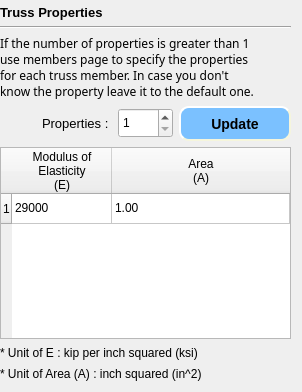
         <widget class="QWidget" name="page_properties">
          <layout class="QGridLayout" name="gridLayout_6">
           <property name="leftMargin">
            <number>0</number>
           </property>
           <property name="topMargin">
            <number>5</number>
           </property>
           <item row="3" column="1">
            <widget class="QSpinBox" name="spinBox_property">
             <property name="minimumSize">
              <size>
               <width>55</width>
               <height>30</height>
              </size>
             </property>
             <property name="maximumSize">
              <size>
               <width>50</width>
               <height>16777215</height>
              </size>
             </property>
             <property name="buttonSymbols">
              <enum>QAbstractSpinBox::UpDownArrows</enum>
             </property>
             <property name="minimum">
              <number>1</number>
             </property>
             <property name="maximum">
              <number>1000</number>
             </property>
             <property name="value">
              <number>1</number>
             </property>
            </widget>
           </item>
           <item row="3" column="0">
            <widget class="QLabel" name="label_12">
             <property name="font">
              <font>
               <pointsize>10</pointsize>
              </font>
             </property>
             <property name="text">
              <string>Properties : </string>
             </property>
             <property name="alignment">
              <set>Qt::AlignRight|Qt::AlignTrailing|Qt::AlignVCenter</set>
             </property>
            </widget>
           </item>
           <item row="6" column="0" colspan="3">
            <widget class="QLabel" name="label">
             <property name="font">
              <font>
               <pointsize>9</pointsize>
              </font>
             </property>
             <property name="text">
              <string>* Unit of Area (A) : inch squared (in^2)</string>
             </property>
            </widget>
           </item>
           <item row="1" column="0" colspan="3">
            <widget class="Line" name="line_6">
             <property name="orientation">
              <enum>Qt::Horizontal</enum>
             </property>
            </widget>
           </item>
           <item row="4" column="0" colspan="3">
            <widget class="QTableWidget" name="tableWidget_property">
             <property name="inputMethodHints">
              <set>Qt::ImhNone</set>
             </property>
             <property name="alternatingRowColors">
              <bool>true</bool>
             </property>
             <attribute name="horizontalHeaderCascadingSectionResizes">
              <bool>false</bool>
             </attribute>
             <attribute name="horizontalHeaderShowSortIndicator" stdset="0">
              <bool>false</bool>
             </attribute>
             <attribute name="horizontalHeaderStretchLastSection">
              <bool>true</bool>
             </attribute>
             <row>
              <property name="text">
               <string>1</string>
              </property>
             </row>
             <column>
              <property name="text">
               <string>Modulus of  
Elasticity 
(E)</string>
              </property>
              <property name="background">
               <color>
                <red>85</red>
                <green>255</green>
                <blue>127</blue>
               </color>
              </property>
             </column>
             <column>
              <property name="text">
               <string>Area 
(A)</string>
              </property>
              <property name="background">
               <color>
                <red>255</red>
                <green>85</green>
                <blue>0</blue>
               </color>
              </property>
             </column>
             <item row="0" column="0">
              <property name="text">
               <string>29000</string>
              </property>
             </item>
             <item row="0" column="1">
              <property name="text">
               <string>1.00</string>
              </property>
             </item>
            </widget>
           </item>
           <item row="5" column="0" colspan="3">
            <widget class="QLabel" name="label_unit_property">
             <property name="minimumSize">
              <size>
               <width>291</width>
               <height>16</height>
              </size>
             </property>
             <property name="maximumSize">
              <size>
               <width>16777215</width>
               <height>40</height>
              </size>
             </property>
             <property name="font">
              <font>
               <pointsize>9</pointsize>
              </font>
             </property>
             <property name="text">
              <string>* Unit of E : kip per inch squared (ksi)</string>
             </property>
            </widget>
           </item>
           <item row="3" column="2">
            <widget class="QPushButton" name="update_property">
             <property name="minimumSize">
              <size>
               <width>23</width>
               <height>35</height>
              </size>
             </property>
             <property name="cursor">
              <cursorShape>PointingHandCursor</cursorShape>
             </property>
             <property name="styleSheet">
              <string notr="true">QPushButton {
	background-color: rgb(123, 193, 255);
    border-style: outset;
    border-width: 2px;
    border-radius: 10px;
    border-color: beige;
    font: bold 14px;
    min-width: 1em;
    padding: 1px;
}
QPushButton:hover {
	background-color: rgb(85, 162, 255);
    border-style: inset;
}
</string>
             </property>
             <property name="text">
              <string>Update</string>
             </property>
            </widget>
           </item>
           <item row="2" column="0" colspan="3">
            <widget class="QLabel" name="label_2">
             <property name="font">
              <font>
               <family>Segoe UI Semibold</family>
               <pointsize>9</pointsize>
              </font>
             </property>
             <property name="styleSheet">
              <string notr="true"/>
             </property>
             <property name="text">
              <string>If the number of properties is greater than 1 
use members page to specify the properties 
for each truss member. In case you don't 
know the property leave it to the default one.</string>
             </property>
            </widget>
           </item>
           <item row="0" column="0" colspan="3">
            <widget class="QLabel" name="label_11">
             <property name="font">
              <font>
               <pointsize>10</pointsize>
               <weight>75</weight>
               <bold>true</bold>
              </font>
             </property>
             <property name="text">
              <string>Truss Properties</string>
             </property>
            </widget>
           </item>
          </layout>
         </widget>
